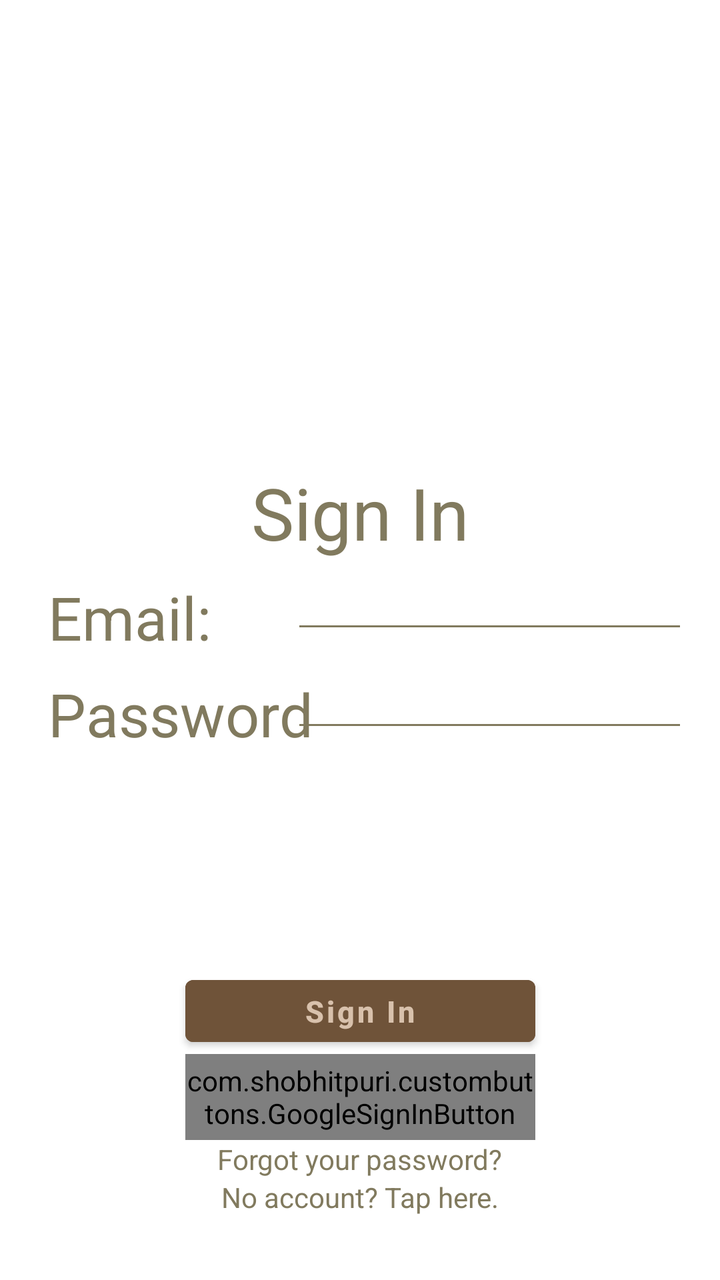
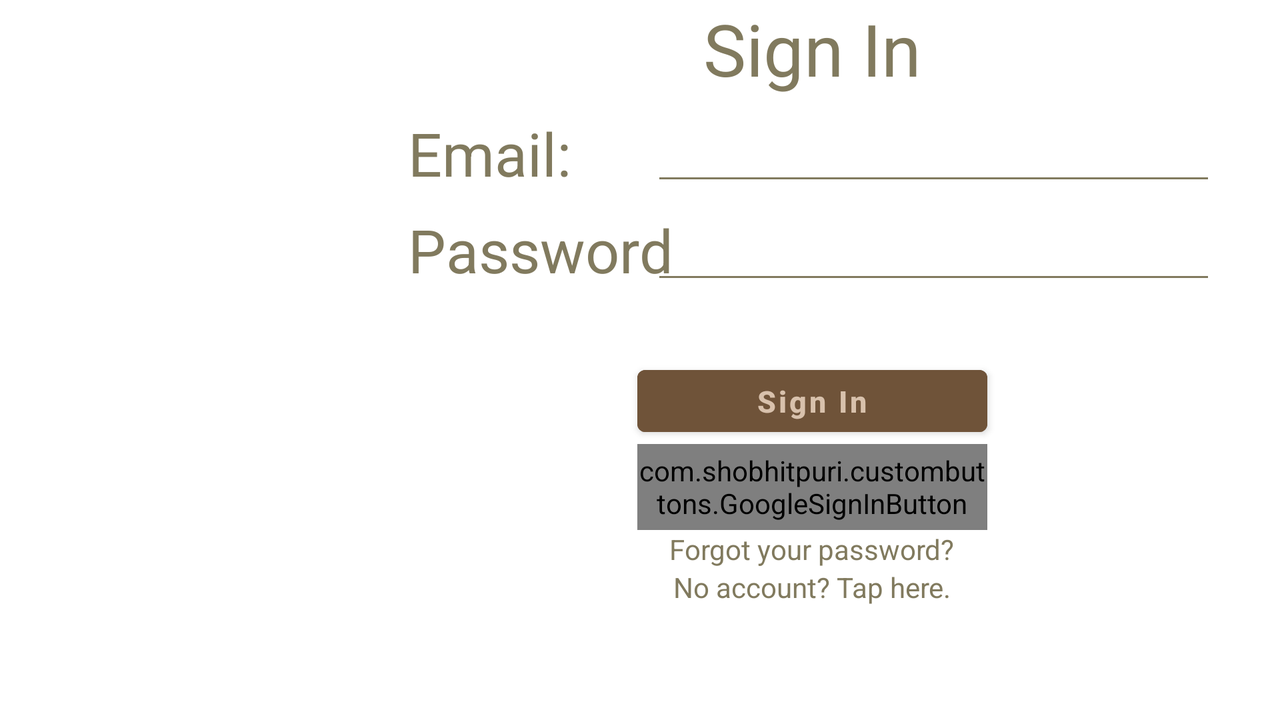

One screen, two layout resources from the same app: the default and the repository's alternative for another configuration. Each is rendered where Android would select it; the XML of both is given below.
<!-- AndroidManifest.xml: application theme Theme.Livre -->
<!-- res/layout/activity_sign_in.xml -->
<?xml version="1.0" encoding="utf-8"?>
<androidx.constraintlayout.widget.ConstraintLayout xmlns:android="http://schemas.android.com/apk/res/android"
    xmlns:app="http://schemas.android.com/apk/res-auto"
    xmlns:tools="http://schemas.android.com/tools"
    android:layout_width="match_parent"
    android:layout_height="match_parent"
    tools:context=".SignInActivity">

    <Button
        android:id="@+id/signinBtn"
        android:layout_width="175dp"
        android:layout_height="43dp"
        android:backgroundTint="@color/brown"
        android:minHeight="48dp"
        android:padding="-3dp"
        android:text="Sign In"
        android:textAllCaps="false"
        android:textColor="@color/cream"
        android:textSize="15sp"
        android:textStyle="bold"
        android:visibility="visible"
        app:layout_constraintBottom_toBottomOf="parent"
        app:layout_constraintEnd_toEndOf="parent"
        app:layout_constraintStart_toStartOf="parent"
        app:layout_constraintTop_toBottomOf="@+id/signinPasswordEditText" />

    <ImageView
        android:id="@+id/imageView"
        android:layout_width="200dp"
        android:layout_height="200dp"
        android:layout_marginTop="32dp"
        app:layout_constraintEnd_toEndOf="parent"
        app:layout_constraintStart_toStartOf="parent"
        app:layout_constraintTop_toTopOf="parent"
        app:srcCompat="@drawable/icon_lcalligraphy" />

    <TextView
        android:id="@+id/signinEmailText"
        android:layout_width="wrap_content"
        android:layout_height="wrap_content"
        android:layout_marginStart="24dp"
        android:layout_marginTop="8dp"
        android:text="Email: "
        android:textColor="@color/sage"
        android:textSize="30sp"
        app:layout_constraintStart_toStartOf="parent"
        app:layout_constraintTop_toBottomOf="@+id/signInTextView"
        tools:text="Email:" />

    <TextView
        android:id="@+id/signinPasswordText"
        android:layout_width="wrap_content"
        android:layout_height="wrap_content"
        android:layout_marginStart="24dp"
        android:layout_marginTop="8dp"
        android:text="Password: "
        android:textColor="@color/sage"
        android:textSize="30sp"
        app:layout_constraintStart_toStartOf="parent"
        app:layout_constraintTop_toBottomOf="@+id/signinEmailText"
        tools:text="Password" />

    <EditText
        android:id="@+id/signinEmailEditText"
        android:layout_width="0dp"
        android:layout_height="wrap_content"
        android:layout_marginStart="40dp"
        android:layout_marginEnd="16dp"
        android:backgroundTint="@color/sage"
        android:ems="10"
        android:inputType="textEmailAddress"
        android:text=""
        android:textColor="@color/sage"
        app:layout_constraintEnd_toEndOf="parent"
        app:layout_constraintStart_toEndOf="@+id/signinEmailText"
        app:layout_constraintTop_toBottomOf="@+id/signInTextView" />

    <EditText
        android:id="@+id/signinPasswordEditText"
        android:layout_width="0dp"
        android:layout_height="wrap_content"
        android:layout_marginStart="40dp"
        android:layout_marginTop="8dp"
        android:layout_marginEnd="16dp"
        android:backgroundTint="@color/sage"
        android:ems="10"
        android:inputType="textPassword"
        android:text=""
        android:textColor="@color/sage"
        app:layout_constraintEnd_toEndOf="parent"
        app:layout_constraintStart_toEndOf="@+id/signinEmailText"
        app:layout_constraintTop_toBottomOf="@+id/signinEmailEditText" />


    <TextView
        android:id="@+id/signinReset"
        android:layout_width="wrap_content"
        android:layout_height="wrap_content"
        android:text="Forgot your password?"
        android:textColor="@color/sage"
        app:layout_constraintEnd_toEndOf="parent"
        app:layout_constraintStart_toStartOf="parent"
        app:layout_constraintTop_toBottomOf="@+id/signinGoogle" />

    <TextView
        android:id="@+id/signinSignUp"
        android:layout_width="wrap_content"
        android:layout_height="wrap_content"
        android:text="No account? Tap here."
        android:textColor="@color/sage"
        app:layout_constraintEnd_toEndOf="parent"
        app:layout_constraintStart_toStartOf="parent"
        app:layout_constraintTop_toBottomOf="@+id/signinReset" />

    <TextView
        android:id="@+id/signInTextView"
        android:layout_width="wrap_content"
        android:layout_height="wrap_content"
        android:text="Sign In"
        android:textColor="@color/sage"
        android:textSize="36sp"
        app:layout_constraintEnd_toEndOf="parent"
        app:layout_constraintStart_toStartOf="parent"
        app:layout_constraintTop_toBottomOf="@+id/imageView" />

    <com.shobhitpuri.custombuttons.GoogleSignInButton
        android:id="@+id/signinGoogle"
        android:layout_width="175dp"
        android:layout_height="43dp"
        app:layout_constraintEnd_toEndOf="parent"
        app:layout_constraintStart_toStartOf="parent"
        app:layout_constraintTop_toBottomOf="@+id/signinBtn" />

</androidx.constraintlayout.widget.ConstraintLayout>
<!-- resources referenced by this layout -->
<resources>
  <color name="brown">#6F5339</color>
  <color name="cream">#D8C1AC</color>
  <color name="sage">#817A5E</color>
  <style name="Theme.Livre" parent="Theme.MaterialComponents.DayNight.DarkActionBar">
          
          <item name="colorPrimary">@color/purple_500</item>
          <item name="colorPrimaryVariant">@color/purple_700</item>
          <item name="colorOnPrimary">@color/white</item>
          
          <item name="colorSecondary">@color/teal_200</item>
          <item name="colorSecondaryVariant">@color/teal_700</item>
          <item name="colorOnSecondary">@color/black</item>
          
          <item name="android:statusBarColor" tools:targetApi="l">?attr/colorPrimaryVariant</item>
          
      </style>
  <color name="white">#FFFFFFFF</color>
  <color name="black">#FF000000</color>
</resources>
<!-- res/layout-land/activity_sign_in.xml (the repository's variant of the layout above) -->
<!-- drawn on the phone turned sideways -->
<?xml version="1.0" encoding="utf-8"?>
<androidx.constraintlayout.widget.ConstraintLayout xmlns:android="http://schemas.android.com/apk/res/android"
    xmlns:app="http://schemas.android.com/apk/res-auto"
    xmlns:tools="http://schemas.android.com/tools"
    android:layout_width="match_parent"
    android:layout_height="match_parent"
    tools:context=".SignInActivity">

    <Button
        android:id="@+id/signinBtn"
        android:layout_width="175dp"
        android:layout_height="43dp"
        android:layout_marginTop="32dp"
        android:backgroundTint="@color/brown"
        android:minHeight="48dp"
        android:padding="-3dp"
        android:text="Sign In"
        android:textAllCaps="false"
        android:textColor="@color/cream"
        android:textSize="15sp"
        android:textStyle="bold"
        android:visibility="visible"
        app:layout_constraintEnd_toEndOf="parent"
        app:layout_constraintStart_toEndOf="@+id/imageView"
        app:layout_constraintTop_toBottomOf="@+id/signinPasswordEditText" />

    <ImageView
        android:id="@+id/imageView"
        android:layout_width="140dp"
        android:layout_height="140dp"
        android:layout_marginStart="32dp"
        app:layout_constraintBottom_toBottomOf="parent"
        app:layout_constraintStart_toStartOf="parent"
        app:layout_constraintTop_toTopOf="parent"
        app:srcCompat="@drawable/icon_lcalligraphy" />

    <TextView
        android:id="@+id/signinEmailText"
        android:layout_width="wrap_content"
        android:layout_height="wrap_content"
        android:layout_marginStart="32dp"
        android:layout_marginTop="8dp"
        android:text="Email: "
        android:textColor="@color/sage"
        android:textSize="30sp"
        app:layout_constraintStart_toEndOf="@+id/imageView"
        app:layout_constraintTop_toBottomOf="@+id/signInTextView"
        tools:text="Email:" />

    <TextView
        android:id="@+id/signinPasswordText"
        android:layout_width="wrap_content"
        android:layout_height="wrap_content"
        android:layout_marginStart="32dp"
        android:layout_marginTop="8dp"
        android:text="Password: "
        android:textColor="@color/sage"
        android:textSize="30sp"
        app:layout_constraintStart_toEndOf="@+id/imageView"
        app:layout_constraintTop_toBottomOf="@+id/signinEmailText"
        tools:text="Password" />

    <EditText
        android:id="@+id/signinEmailEditText"
        android:layout_width="0dp"
        android:layout_height="wrap_content"
        android:layout_marginStart="40dp"
        android:layout_marginTop="8dp"
        android:layout_marginEnd="32dp"
        android:backgroundTint="@color/sage"
        android:ems="10"
        android:inputType="textEmailAddress"
        android:text=""
        android:textColor="@color/sage"
        app:layout_constraintEnd_toEndOf="parent"
        app:layout_constraintStart_toEndOf="@+id/signinEmailText"
        app:layout_constraintTop_toBottomOf="@+id/signInTextView" />

    <EditText
        android:id="@+id/signinPasswordEditText"
        android:layout_width="0dp"
        android:layout_height="wrap_content"
        android:layout_marginStart="40dp"
        android:layout_marginTop="8dp"
        android:layout_marginEnd="32dp"
        android:backgroundTint="@color/sage"
        android:ems="10"
        android:inputType="textPassword"
        android:text=""
        android:textColor="@color/sage"
        app:layout_constraintEnd_toEndOf="parent"
        app:layout_constraintStart_toEndOf="@+id/signinEmailText"
        app:layout_constraintTop_toBottomOf="@+id/signinEmailEditText" />


    <TextView
        android:id="@+id/signinReset"
        android:layout_width="wrap_content"
        android:layout_height="wrap_content"
        android:text="Forgot your password?"
        android:textColor="@color/sage"
        app:layout_constraintEnd_toEndOf="parent"
        app:layout_constraintStart_toEndOf="@+id/imageView"
        app:layout_constraintTop_toBottomOf="@+id/signinGoogle" />

    <TextView
        android:id="@+id/signinSignUp"
        android:layout_width="wrap_content"
        android:layout_height="wrap_content"
        android:text="No account? Tap here."
        android:textColor="@color/sage"
        app:layout_constraintEnd_toEndOf="parent"
        app:layout_constraintStart_toEndOf="@+id/imageView"
        app:layout_constraintTop_toBottomOf="@+id/signinReset" />

    <TextView
        android:id="@+id/signInTextView"
        android:layout_width="wrap_content"
        android:layout_height="wrap_content"
        android:text="Sign In"
        android:textColor="@color/sage"
        android:textSize="36sp"
        app:layout_constraintEnd_toEndOf="parent"
        app:layout_constraintStart_toEndOf="@+id/imageView"
        app:layout_constraintTop_toTopOf="parent" />

    <com.shobhitpuri.custombuttons.GoogleSignInButton
        android:id="@+id/signinGoogle"
        android:layout_width="175dp"
        android:layout_height="43dp"
        app:layout_constraintEnd_toEndOf="parent"
        app:layout_constraintStart_toEndOf="@+id/imageView"
        app:layout_constraintTop_toBottomOf="@+id/signinBtn" />

</androidx.constraintlayout.widget.ConstraintLayout>
